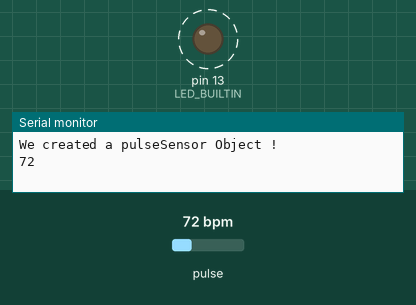
Simulated run of this sketch. Board: Arduino Uno, built with avr-gcc and run on an emulated ATmega328P. Parts: output pins drawn as LEDs (lit = HIGH), the last lines printed to the serial monitor. Dashed ring = blinking. Inputs (shaded band) come from the test bench; at power-on: pulse 72 bpm.

Above: at 1.2 s.
1.3 s: pulse set to 42 bpm
At 3.2 s:
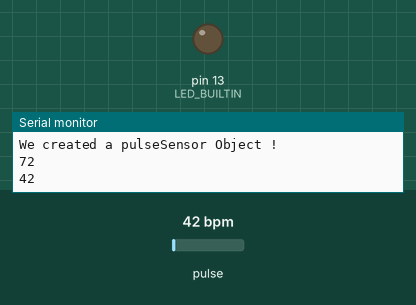
3.7 s: pulse set to 100 bpm
At 4.42 s:
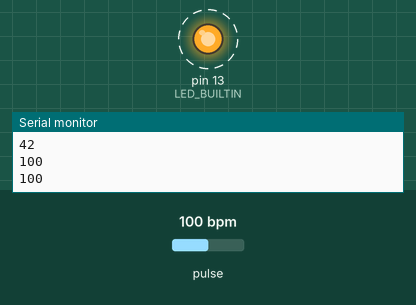
Timing chart, 0 to 12.7 s (numbered marks = the images above; inputs shaded):
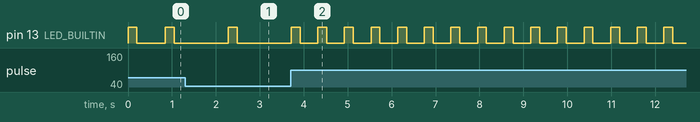

Measured:
- after the input at 3.7 s, pin 13 (LED_BUILTIN): alternates HIGH for 0.20 s and LOW for 0.40 s, starting after 0.62 s

The sketch:

Correct_Arduino_Script.ino
```cpp
#include <PulseSensorPlayground.h>     // Includes the PulseSensorPlayground Library.

//  Variables
const int PulseWire = 0;       // PulseSensor PURPLE WIRE connected to ANALOG PIN 0
const int LED = LED_BUILTIN;          // The on-board Arduino LED, close to PIN 13.
int Threshold = 514;           // Determine which Signal to "count as a beat" and which to ignore.
                               // Use the "Gettting Started Project" to fine-tune Threshold Value beyond default setting.
                               // Otherwise leave the default "550" value.
                               //For 3.3 v use a value around 338 and for 5v use a value of 514.
                               //Works better at 5v. The S(signal) goes to A0 and the '-' goes to ground of arduino
                               //Heart beat takes some time to stabilize

PulseSensorPlayground pulseSensor;  // Creates an instance of the PulseSensorPlayground object called "pulseSensor"


void setup() {

  Serial.begin(9600);          // For Serial Monitor

  // Configure the PulseSensor object, by assigning our variables to it.
  pulseSensor.analogInput(PulseWire);
  pulseSensor.blinkOnPulse(LED);       //auto-magically blink Arduino's LED with heartbeat.
  pulseSensor.setThreshold(Threshold);

  // Double-check the "pulseSensor" object was created and "began" seeing a signal.
   if (pulseSensor.begin()) {
    Serial.println("We created a pulseSensor Object !");  //This prints one time at Arduino power-up,  or on Arduino reset.
  }
}


void loop() {


if (pulseSensor.sawStartOfBeat()) {            // Constantly test to see if "a beat happened".
int myBPM = pulseSensor.getBeatsPerMinute();  // Calls function on our pulseSensor object that returns BPM as an "int".
                                               // "myBPM" hold this BPM value now.


 Serial.println(myBPM);                        // Print the value inside of myBPM.
}

  delay(20);                    // considered best practice in a simple sketch.

}
```
